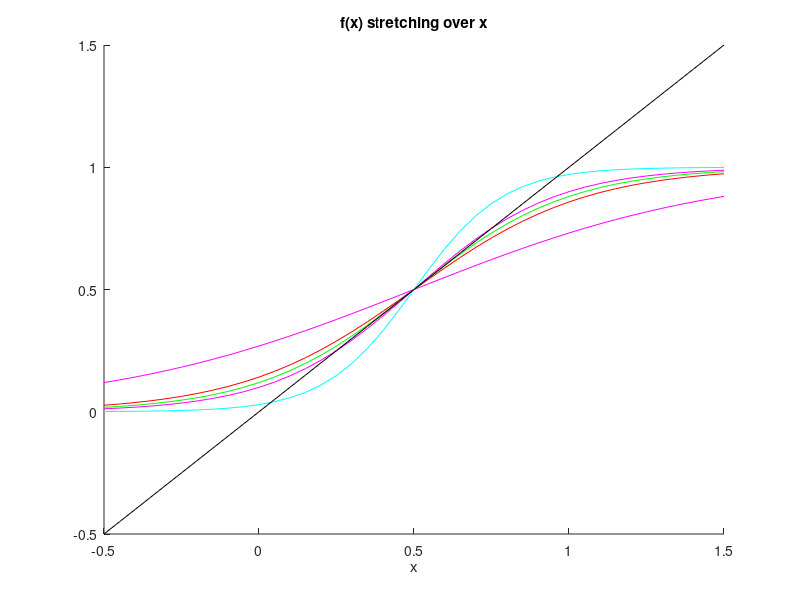

This figure's MATLAB source:
%HW6_1c

%over x
dx = .05;
x = -.5:dx:1.5;
%x curve
funct_x = x;
%f(x)
alpha = [2, 3.6, 4, 4.4, 7];
f = zeros(length(x), length(alpha));

for i=1:length(alpha)
     f(:,i) = exp(alpha(i)*(x-1/2))./(1+exp(alpha(i)*(x-1/2)));
end
figure(1);
clf
hold on
%alpha = 2 in magenta
plot(x, f(:,1), 'm');
%alpha = 3.6 in red
plot(x, f(:,2), 'r');
%alpha = 4 in green
plot(x, f(:,3), 'g');
%alpha = 4.4 in magenta
plot(x, f(:,4), 'm');
%alpha = 7 in cyan
plot(x, f(:,5), 'c');
%x
plot(x, funct_x, 'k');
xlabel('x');
title('f(x) stretching over x');
hold off
 
